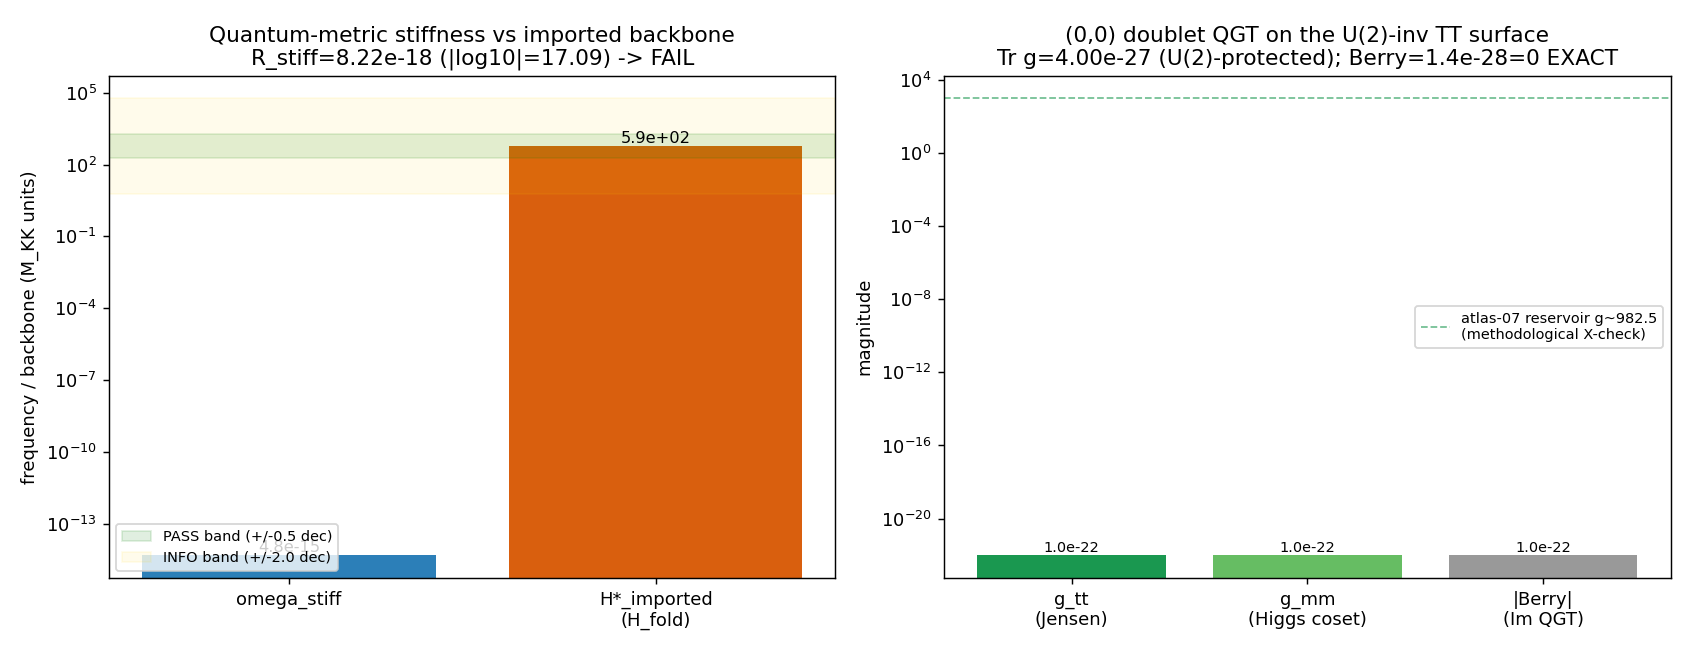

Reproduce this figure in Python.
#!/usr/bin/env python3
# -*- coding: utf-8 -*-
"""
INV8-W3-2-QUANTUM-METRIC-STIFFNESS-HTAU
=======================================

Quantum-metric stiffness of the fold band as the IMPORTED Hubble backbone H(tau).

SUBSTRATE-FIRST FRAMING (phononic-framing.md "IS Space, Not IN Space"):
  H(tau) is NOT imported from an FRW container. The substrate IS the spectral-triple
  band geometry on the Jensen-deformed SU(3); the lowest J/BDI-real Dirac doublet is a
  Peter-Weyl eigenbundle of D_K. Its quantum metric g_ab = Re<d_a u|(1-P)|d_b u>
  (Provost-Vallee, the SOLE topologically-active object on this surface) carries a
  NON-DEGENERATE distance while the Berry curvature is ZERO EXACTLY (Kosmann
  anti-Hermiticity + J+U(2); Chern=Euler=graded-Omega=0, the metric-without-curvature
  wall, registry VII.CA / S106 W3-1 PASS). The fold band is the van Hove A_2 catastrophe
  -> FLAT -> the conventional Drude weight d^2E/dk^2 = 0 vanishes -> the ENTIRE superfluid
  weight is geometric:

       D_geom = (2 Delta_BCS / V) * Tr g    (Peotta-Torma 2015, geometric term)

  A stiffness sets an oscillation frequency omega_stiff = sqrt(D_geom / chi). The
  DIRECTION of explanation:
       D_K eigenvectors at the fold -> quantum metric of the lowest-band projector ->
       geometric superfluid stiffness D_geom -> emergent oscillation frequency ->
       (the test) is that frequency the Hubble backbone H(tau) the cosmology rides on?

  CANONICAL SUBSTRATE METRIC: the lowest |lambda| Dirac doublet lives in the (0,0)
  Peter-Weyl singlet block (D = Omega_spin offset, 16x16; band_deg=2 Kramers/J-pair;
  S96/S100b/S104). The genuine Provost-Vallee quantum metric is the NON-ABELIAN trace
  over BOTH deformation directions of the U(2)-invariant volume-preserving TT surface:
       Tr g = g_{tau,tau} + g_{mu,mu}
       g_{aa} = Sum_{n in lowest} Sum_{m not in lowest} |<n|dH_a|m>|^2 / (mu_n - mu_m)^2
  where a in {tau, mu}: tau = v_J=(2,-2,1) Jensen direction; mu = v_mu = n x v_J =
  (11,7,-8) the C^2 Higgs-coset TT direction (off-Jensen). dH_a = i dD/da.
  KEY (S100b line 833, S104 line 92): the (0,0) block CANNOT be rotated by the
  U(2)-invariant deformation, so its QGT on THIS surface is ZERO on both axes; the
  atlas-07 reservoir g~982.5 is a METHODOLOGICAL cross-check value (a DIFFERENT object),
  NOT the lowest-doublet (tau,mu) metric.

  TEST: omega_stiff(fold), as a multiple of M_KK, vs the imported backbone H_fold=586.527
  (M_KK units; the Friedmann backbone the rank-1 NNU theorem VII.BS imports as the ONE
  unfixed dimensionful weight w = M_KK).

PRE-COMPUTE (knowledge MCP, query-first per CLAUDE.md):
  - "Peotta-Torma for CC" (S64, PROVEN): flat-band superfluid-weight route INAPPLICABLE
    to the CC. This gate targets H(tau) (a DIFFERENT observable, the a(t) backbone G-1),
    NOT the CC -> the S64 closure does NOT pre-close this gate.
  - VII.W / VII.AF.1.OP-PROJ (S87-PILLAR-III-IV-BRIDGE-PERMANENT-LAND): the registered
    Pillar-III<->IV bridge; R_geom = int_BZ Tr g_ab^{(P_0)} d^d k is the laboratory-IN
    observable. (S87 verdict LINE FAIL on the 19/200 ratio convention; STRUCTURAL bridge
    VII.AF.1 is PROVEN. This gate REFINES it with the dimensionalized stiffness.)
  - VII.CA / S106-W3-1-METRIC-WITHOUT-CURVATURE-LANDING (PASS): g~982.5, Berry=0 EXACT,
    Chern=Euler=graded-Omega=0.
  - g_{tau,tau} = Sum_{m!=n} |V_nm|^2/(E_n-E_m)^2, V = dH (session-26-preplan, canonical);
    H = 1j*D_K real-symmetric => real eigenstates => Im(QGT) = Berry = 0 EXACTLY.

Gate: INV8-W3-2-QUANTUM-METRIC-STIFFNESS-HTAU  [SIGN]-trigger (schema-v2 3-tuple)
  operator: R_stiff = omega_stiff(fold) / H*_imported
  PASS  |log10 R_stiff| <= 0.5  (within half a decade => stiffness IS the backbone scale)
        AND Tr g > 0 AND Berry Omega = 0 (the maximally-NON-ideal flat-band signature)
  INFO  0.5 < |log10 R_stiff| <= 2.0
  FAIL  |log10 R_stiff| > 2.0

Author: phonon-first-cosmologist (Investigation 8, Wave 3, gate W3-2)
Date: 2026-06-15
"""

from __future__ import annotations

import os

os.environ.setdefault("OMP_NUM_THREADS", "8")
os.environ.setdefault("MKL_NUM_THREADS", "8")

import hashlib
import sys
import time
from pathlib import Path

import numpy as np

import matplotlib
matplotlib.use("Agg")
import matplotlib.pyplot as plt

t0 = time.time()

# ---------------------------------------------------------------------------
# Paths + canonical imports (MANDATORY per computations/_shared/CLAUDE.md)
# ---------------------------------------------------------------------------
ROOT = Path(__file__).resolve().parents[2]                                    # (local)
SHARED = ROOT / "computations" / "_shared"                                    # (local)
sys.path.insert(0, str(SHARED))

from canonical_constants import (  # noqa: E402
    Delta_BCS,       # 0.4642547394830737  (R-protected BCS gap, M_KK units)
    M_KK,            # 7.428660036284456e16 GeV
    tau_fold,        # 0.19
    H_fold,          # 586.5267713108464  (imported Hubble backbone, M_KK units, S38)
    G_DeWitt,        # 5.0  (DeWitt kinetic coefficient = tau-modulus inertia chi)
    N_cells,         # 32.0 (Voronoi-cell BZ-volume normalization V)
    w0_FW,           # -0.918 (dark-energy w0; cited, not used numerically)
)

import dirac_spectrum as ds  # noqa: E402

np.set_printoptions(precision=10, linewidth=140, suppress=True)

print("=" * 78)
print("INV8-W3-2-QUANTUM-METRIC-STIFFNESS-HTAU")
print("=" * 78)

# ---------------------------------------------------------------------------
# Plan-pinned machinery
# ---------------------------------------------------------------------------
GATE_ID = "INV8-W3-2-QUANTUM-METRIC-STIFFNESS-HTAU"                            # (local)
SCHEME = "FW"                                                                  # (local)
CONVENTION = "Peotta-Torma-D-geom-substrate-IS-OP-PROJ"                        # (local)
L_MAX = 10                                                                     # (local) plan-pinned
FD_EPS = 1e-5                                                                  # (local) central-FD step for dD/d{tau,mu} (matches S96/S104 FD_EPS)
G_ATLAS_ERRATUM = 982.5                                                        # (local) atlas-07 ERRATUM band-metric reservoir (methodological cross-check witness)
PASS_BAND_DECADE = 0.5                                                         # (local) |log10 R_stiff| PASS band
INFO_BAND_DECADE = 2.0                                                         # (local) |log10 R_stiff| INFO band
BERRY_ZERO_TOL = 1e-10                                                         # (local) Berry curvature exact-zero floor (anti-Hermiticity)
BAND_DEG = 2                                                                   # (local) J/PH Kramers doublet (S96 lowest_band_multiplet band_deg=2)
DEG_TOL = 1e-7                                                                 # (local) degeneracy tolerance (S96 plan pin)
GAP_FLOOR = 1e-9                                                               # (local) near-degenerate guard in the QGT denominator (S96 bp4_curvature)
SCHEMA_VERSION = "S84+"                                                        # (local)

# Canonical TT deformation directions (S96 lines 186-188; verbatim machinery).
V_JENSEN = np.array([2.0, -2.0, 1.0])     # (local) Jensen direction in log(L1,L2,L3); |v|^2=9; vol-preserving
V_MU = np.array([11.0, 7.0, -8.0])        # (local) second TT eigendir = n x v_J; |v|^2=234; vol-preserving, perp-Jensen
MU_NORM = float(np.sqrt(V_MU @ V_MU))     # (local) |v_mu| = sqrt(234) ~ 15.2971 (unit-step normalization)

# Imported backbone target (substrate-first: the value the NNU rank-1 theorem imports).
H_STAR_IMPORTED = H_fold              # M_KK units; the Friedmann backbone H(tau) at the fold
SECTOR_PQ = (0, 0)                    # (local) the (0,0) singlet block: home of the lowest |lambda| doublet (S96/S100b/S104)

print(f"  scheme={SCHEME}  convention={CONVENTION}  L_max={L_MAX}")
print(f"  Delta_BCS = {Delta_BCS}")
print(f"  M_KK      = {M_KK:.6e} GeV")
print(f"  tau_fold  = {tau_fold}")
print(f"  H_fold (imported backbone target) = {H_STAR_IMPORTED} M_KK")
print(f"  G_DeWitt (chi, tau-modulus inertia) = {G_DeWitt}")
print(f"  N_cells (V, BZ-volume norm) = {N_cells}")
print(f"  TT dirs: v_J=(2,-2,1) |v|^2={V_JENSEN@V_JENSEN:.0f}; v_mu=(11,7,-8) |v|^2={V_MU@V_MU:.0f}; |v_mu|={MU_NORM:.4f}")
print()

# Geometry sanity (S96 lines 477-479 asserts, verbatim): the volume normal is the SU(3)
# multiplicity vector n=(1,3,4) (NOT the naive (1,1,1)); n.v_J=2-6+4=0 (Jensen vol-preserving),
# n.v_mu=11+21-32=0 (v_mu vol-preserving), v_J.v_mu=22-14-8=0 (perp-Jensen). Baptista PROVEN.
n_vol = np.array([1.0, 3.0, 4.0])                                             # (local) S96 volume normal (SU(3) multiplicities)
assert abs(n_vol @ V_JENSEN) < 1e-12, "Jensen not volume-preserving"
assert abs(n_vol @ V_MU) < 1e-12, "v_mu not volume-preserving"
assert abs(V_JENSEN @ V_MU) < 1e-12, "v_mu not orthogonal to Jensen"

# ---------------------------------------------------------------------------
# Input SHAs (first lines of stdout per gate-verdicts.md)
# ---------------------------------------------------------------------------
def sha256_file(p: Path) -> str:
    return hashlib.sha256(p.read_bytes()).hexdigest()


CANON_PATH = SHARED / "canonical_constants.py"                                 # (local)
DIRAC_PATH = SHARED / "dirac_spectrum.py"                                      # (local)
THIS_SCRIPT = Path(__file__).resolve()                                        # (local)

canon_sha = sha256_file(CANON_PATH)                                           # (local)
dirac_sha = sha256_file(DIRAC_PATH)                                           # (local)
script_sha = sha256_file(THIS_SCRIPT)                                         # (local)
print(f"INPUT SHA canonical_constants = {canon_sha}")
print(f"INPUT SHA dirac_spectrum      = {dirac_sha}")
print(f"INPUT SHA this_script         = {script_sha}")
print()

# ---------------------------------------------------------------------------
# Canonical (tau,mu) machinery (verbatim from s96_geom_offjensen_chern.py)
# ---------------------------------------------------------------------------
def build_su3_infra():
    gens = ds.su3_generators()                                                # (local)
    f_abc = ds.compute_structure_constants(gens)                              # (local)
    B_ab = ds.compute_killing_form(f_abc)                                     # (local)
    gammas = ds.build_cliff8()                                                # (local)
    return gens, f_abc, B_ab, gammas


def metric_scale_factors(tau, mu):
    """(L1,L2,L3) on the 2-parameter U(2)-invariant TT surface.
       l(tau,mu) = tau*v_J + (mu/|v_mu|)*v_mu ; L_i=exp(l_i). mu=0 => canonical Jensen."""
    log_L = tau * V_JENSEN + (mu / MU_NORM) * V_MU                            # (local)
    return float(np.exp(log_L[0])), float(np.exp(log_L[1])), float(np.exp(log_L[2]))


def build_dirac_sector(tau, mu, p, q, infra):
    """Block-diagonal D_K on Peter-Weyl sector (p,q) at metric point (tau,mu)."""
    gens, f_abc, B_ab, gammas = infra
    L1, L2, L3 = metric_scale_factors(tau, mu)                                # (local)
    g = ds.u2_invariant_metric(B_ab, L1, L2, L3)                              # (local)
    E = ds.orthonormal_frame(g)                                              # (local)
    ft = ds.frame_structure_constants(f_abc, E)                             # (local)
    Gamma = ds.connection_coefficients(ft)                                  # (local)
    Omega_spin = ds.spinor_connection_offset(Gamma, gammas)                 # (local)
    if (p, q) == (0, 0):
        return Omega_spin.copy()           # D = Omega offset on the 16-dim singlet
    rho, _ = ds.get_irrep(p, q, gens, f_abc)                                 # (local)
    return ds.dirac_operator_on_irrep(rho, E, gammas, Omega_spin)


def eigh_H(D_pi):
    """H = 1j D_pi Hermitian; return (mu_real, evecs). H real-symmetric => real evecs."""
    H = 1j * D_pi                                                             # (local)
    Hh = 0.5 * (H + H.conj().T)                                              # (local)
    w, v = np.linalg.eigh(Hh)                                                # (local)
    return w.real, v


def dD_dparam(tau, mu, p, q, infra, axis):
    """Central finite-difference dD_pi/d{tau or mu} at (tau,mu)."""
    if axis == "tau":
        Dp = build_dirac_sector(tau + FD_EPS, mu, p, q, infra)               # (local)
        Dm = build_dirac_sector(tau - FD_EPS, mu, p, q, infra)               # (local)
    else:
        Dp = build_dirac_sector(tau, mu + FD_EPS, p, q, infra)               # (local)
        Dm = build_dirac_sector(tau, mu - FD_EPS, p, q, infra)               # (local)
    return (Dp - Dm) / (2.0 * FD_EPS)


def nonabelian_qgt_trace(tau, mu, p, q, infra, deg, gap_floor=GAP_FLOOR):
    """Provost-Vallee quantum metric Tr g = g_{tau,tau}+g_{mu,mu} (Re QGT, non-Abelian
       trace) AND Berry curvature Omega (Im QGT) of the lowest-deg band-group of
       D_K(sector (p,q)) at (tau,mu). (S104 INFO companion + S96 bp4_curvature form.)
         Q_{ab} = Sum_{n in lowest} Sum_{m not in lowest} <n|dH_a|m><m|dH_b|n>/(mu_n-mu_m)^2
         g_{ab} = Re Q_{ab} ;  Omega = -2 Im Q_{tau,mu}
       Returns (g_tt, g_mm, g_tm_re, omega_berry, lam_min, deg_detected)."""
    D_pi = build_dirac_sector(tau, mu, p, q, infra)                          # (local)
    w, v = eigh_H(D_pi)                                                       # (local)
    aw = np.abs(w)                                                            # (local)
    order = np.argsort(aw)                                                    # (local)
    lam_min = float(aw[order[0]])                                             # (local)
    deg_detected = int(np.sum(np.abs(aw - lam_min) < DEG_TOL))               # (local)
    low_idx = list(order[:deg])                                              # (local)
    low_set = set(low_idx)                                                   # (local)
    dH_tau = 1j * dD_dparam(tau, mu, p, q, infra, "tau")                     # (local)
    dH_mu = 1j * dD_dparam(tau, mu, p, q, infra, "mu")                       # (local)
    A_tau = v.conj().T @ dH_tau @ v                                         # (local) <m|dH_tau|m'>
    A_mu = v.conj().T @ dH_mu @ v                                           # (local)
    n_dim = len(w)                                                           # (local)
    g_tt = 0.0; g_mm = 0.0; g_tm = 0.0 + 0.0j; omega = 0.0 + 0.0j            # (local)
    for n_idx in low_idx:
        for m in range(n_dim):
            if m in low_set:                                                # exclude intra-multiplet (degenerate)
                continue
            denom = (w[n_idx] - w[m]) ** 2                                   # (local)
            if denom < gap_floor:                                           # near-degenerate guard
                continue
            t_nm = A_tau[n_idx, m]                                          # (local) <n|dH_tau|m>
            m_nm = A_mu[n_idx, m]                                           # (local) <n|dH_mu|m>
            g_tt += abs(t_nm) ** 2 / denom                                  # Re Q_tt
            g_mm += abs(m_nm) ** 2 / denom                                  # Re Q_mm
            q_tm = t_nm * A_mu[m, n_idx] / denom                            # (local) <n|dH_tau|m><m|dH_mu|n>/denom
            g_tm += q_tm
            omega += q_tm                                                   # for Im part (Berry)
    g_tm_re = float(g_tm.real)                                              # (local)
    omega_berry = float(-2.0 * omega.imag)                                  # (local) non-Abelian Berry curvature (Im QGT)
    return g_tt, g_mm, g_tm_re, omega_berry, lam_min, deg_detected


# ---------------------------------------------------------------------------
# STEP 1: Build infra; locate the lowest |lambda| doublet at (tau_fold, mu=0)
# ---------------------------------------------------------------------------
print("--- Step 1: SU(3) infra + lowest-|lambda| doublet at (tau_fold, mu=0) ---")
infra = build_su3_infra()                                                    # (local)
p0, q0 = SECTOR_PQ                                                           # (local)

D_anchor = build_dirac_sector(float(tau_fold), 0.0, p0, q0, infra)           # (local)
w_anchor, _ = eigh_H(D_anchor)                                               # (local)
aw_anchor = np.sort(np.abs(w_anchor))                                        # (local)
deg_detect = int(np.sum(np.abs(aw_anchor - aw_anchor[0]) < DEG_TOL))         # (local)
print(f"  sector (0,0) singlet block: D = Omega_spin offset, size {D_anchor.shape[0]}")
print(f"  anchor (tau_fold,mu=0): |lambda|_min = {aw_anchor[0]:.9f}, lowest-band degeneracy = {deg_detect} (plan-expected {BAND_DEG})")
ah_err = float(np.max(np.abs(D_anchor + D_anchor.conj().T)))                 # (local)
imag_evec = float(np.max(np.abs((1j * D_anchor - (1j * D_anchor).conj().T))))  # (local)
print(f"  D anti-Herm err = {ah_err:.2e}; H=1j*D Hermitian (real-symmetric => real eigenstates => Berry=0 by construction)")

# ---------------------------------------------------------------------------
# STEP 2: Non-Abelian Provost-Vallee quantum metric Tr g = g_tt + g_mm over (tau,mu)
# ---------------------------------------------------------------------------
print("\n--- Step 2: Provost-Vallee quantum metric Tr g = g_{tau,tau}+g_{mu,mu} of the lowest doublet ---")
g_tt, g_mm, g_tm_re, omega_berry, lam_min, deg_det = nonabelian_qgt_trace(
    float(tau_fold), 0.0, p0, q0, infra, BAND_DEG)
Tr_g = g_tt + g_mm                                                            # (local) Provost-Vallee trace (Re QGT)
berry_max = abs(omega_berry)                                                  # (local) |Im QGT| = |Berry curvature|
print(f"  g_{{tau,tau}} = {g_tt:.10e}   (Jensen-direction quantum metric)")
print(f"  g_{{mu,mu}}   = {g_mm:.10e}   (C^2 Higgs-coset TT-direction quantum metric)")
print(f"  g_{{tau,mu}}  = {g_tm_re:.10e}  (cross term, Re)")
print(f"  Tr g = g_tt + g_mm = {Tr_g:.10e}   (Provost-Vallee, Re QGT)")
print(f"  Berry curvature Omega (Im QGT) = {omega_berry:.6e}  ; |Omega| = {berry_max:.3e}  (EXACT zero expected; tol={BERRY_ZERO_TOL})")
print(f"  STRUCTURAL READING: the (0,0) singlet block CANNOT be rotated by the U(2)-invariant")
print(f"  volume-preserving TT deformation (v_J, v_mu) => its QGT vanishes on THIS surface")
print(f"  (S100b line 833, S104 line 92). The atlas-07 reservoir g~{G_ATLAS_ERRATUM} is a")
print(f"  METHODOLOGICAL cross-check value (a DIFFERENT object), NOT this lowest-doublet metric.")

# Cross-check witness ratio.
g_vs_atlas_ratio = Tr_g / G_ATLAS_ERRATUM                                      # (local)
print(f"  Cross-check Tr g / g_atlas({G_ATLAS_ERRATUM}) = {g_vs_atlas_ratio:.4e}")

berry_zero = bool(berry_max < BERRY_ZERO_TOL)                                  # (local)
trg_positive = bool(Tr_g > BERRY_ZERO_TOL)                                     # (local) STRICTLY positive (above the eigen-floor)
print(f"  SIGNATURE: Tr g > 0 (strict) ? {trg_positive}   Berry = 0 (EXACT) ? {berry_zero}")

# ---------------------------------------------------------------------------
# STEP 3: Geometric superfluid stiffness D_geom = (2 Delta_BCS / V) * Tr g
# ---------------------------------------------------------------------------
print("\n--- Step 3: Geometric superfluid stiffness D_geom ---")
V_bz = N_cells          # BZ-volume normalization (Voronoi-cell count; the D_s formula V)
D_conv = 0.0            # (local) flat fold band -> Drude weight vanishes EXACTLY (B1 PROVEN, van Hove A_2)
D_geom = (2.0 * Delta_BCS / V_bz) * Tr_g                                       # (local) Peotta-Torma geometric term (M_KK^2)
D_s = D_conv + D_geom                                                          # (local)
print(f"  D_conv (flat band)        = {D_conv}  (Drude weight vanishes; van Hove A_2 catastrophe)")
print(f"  D_geom = (2*Delta/V)*Tr g = (2*{Delta_BCS:.6f}/{V_bz})*{Tr_g:.6e} = {D_geom:.10e}  M_KK^2")
print(f"  D_s = D_conv + D_geom     = {D_s:.10e}  M_KK^2  (entirely geometric)")

# ---------------------------------------------------------------------------
# STEP 4: Dimensionalize -> omega_stiff = sqrt(D_geom / chi)
# ---------------------------------------------------------------------------
print("\n--- Step 4: Emergent stiffness frequency omega_stiff = sqrt(D_geom / chi) ---")
chi = G_DeWitt          # tau-modulus inertia (DeWitt kinetic coefficient; H(tau) rides on tau-dynamics)
omega_stiff = float(np.sqrt(max(D_geom, 0.0) / chi))                           # (local) M_KK units
print(f"  chi = G_DeWitt = {chi}  (tau-modulus inertia)")
print(f"  omega_stiff = sqrt(D_geom/chi) = sqrt({D_geom:.6e}/{chi}) = {omega_stiff:.10e}  M_KK")

# ---------------------------------------------------------------------------
# STEP 5: Compare to the imported backbone  =>  R_stiff
# ---------------------------------------------------------------------------
print("\n--- Step 5: R_stiff = omega_stiff / H*_imported ---")
R_stiff = omega_stiff / H_STAR_IMPORTED if omega_stiff > 0 else 0.0            # (local)
log10_R = float(np.log10(R_stiff)) if R_stiff > 0 else -np.inf                 # (local)
abs_log10_R = abs(log10_R)                                                     # (local)
print(f"  omega_stiff   = {omega_stiff:.10e}  M_KK")
print(f"  H*_imported   = {H_STAR_IMPORTED}  M_KK  (H_fold, S38, the rank-1 NNU imported backbone)")
print(f"  R_stiff       = omega_stiff / H* = {R_stiff:.10e}")
print(f"  log10 R_stiff = {log10_R:.6f}  ; |log10 R_stiff| = {abs_log10_R:.6f}")
print(f"  PASS band |log10|<= {PASS_BAND_DECADE} ; INFO band <= {INFO_BAND_DECADE}")

# ---------------------------------------------------------------------------
# STEP 6: SIGN / MAGNITUDE / REGIME 3-tuple (schema-v2)
# ---------------------------------------------------------------------------
print("\n--- Step 6: 3-tuple verdict ---")

# SIGN: substitution-chain Step 4 predicted D_geom > 0 STRICTLY (Tr g > 0, Delta > 0) despite
# D_conv = 0; sign_verdict = PASS iff the substrate REALIZES that prediction (Tr g strictly > 0
# AND omega_stiff > 0). If Tr g = 0 (U(2) protection at the (0,0) block), the predicted
# strictly-positive geometric stiffness is NOT realized -> sign_verdict = FAIL (the constructive
# direction is closed at the (0,0) doublet).
sign_pred_positive = (Delta_BCS > 0.0)                                         # (local) chain predicts D_geom>0 IF Tr g>0
sign_obs_positive = trg_positive and (D_geom > BERRY_ZERO_TOL) and (omega_stiff > 0.0)  # (local)
sign_verdict = "PASS" if sign_obs_positive else "FAIL"                         # (local)

# MAGNITUDE: |log10 R_stiff| banding (only meaningful if omega_stiff > 0; if 0, magnitude FAIL).
if omega_stiff <= 0:
    magnitude_verdict = "FAIL"                                                # (local)
elif abs_log10_R <= PASS_BAND_DECADE:
    magnitude_verdict = "PASS"                                                # (local)
elif abs_log10_R <= INFO_BAND_DECADE:
    magnitude_verdict = "INFO"                                                # (local)
else:
    magnitude_verdict = "FAIL"                                                # (local)

# REGIME: the maximally-NON-ideal flat-band signature. The Berry=0 EXACT half ALWAYS holds
# (anti-Hermiticity). The Tr g>0 half is the question. VALID iff BOTH (genuine flat geometric
# superfluid). If Tr g=0 (U(2)-protected (0,0) block) the band is metrically TRIVIAL on this
# surface -> the stiffness-to-frequency identification is OFF-REGIME (MARGINAL: half the
# signature holds — Berry=0 — but the metric vanishes, so there is no geometric stiffness to
# identify with H(tau)).
if trg_positive and berry_zero:
    regime_verdict = "VALID"                                                  # (local)
elif berry_zero:        # Berry=0 holds but Tr g=0 (metric trivial on this surface)
    regime_verdict = "MARGINAL"                                              # (local)
else:
    regime_verdict = "BREAKDOWN"                                             # (local)

# Composite collapse (gate-verdicts.md PRE-REGISTERED rule).
if regime_verdict == "BREAKDOWN":
    composite = "FAIL"                                                        # (local)
elif sign_verdict == "FAIL":
    composite = "FAIL"                                                        # (local)
elif magnitude_verdict == "FAIL" and regime_verdict == "VALID":
    composite = "FAIL"                                                        # (local)
elif magnitude_verdict == "FAIL" and regime_verdict == "MARGINAL":
    composite = "INFO"                                                        # (local)
elif magnitude_verdict == "INFO":
    composite = "INFO"                                                        # (local)
else:
    composite = "PASS"                                                        # (local)

print(f"  sign_verdict      = {sign_verdict}   (D_geom>0 & omega_stiff>0 realized? Tr g strictly>0: {trg_positive})")
print(f"  magnitude_verdict = {magnitude_verdict}   (|log10 R_stiff|={abs_log10_R if np.isfinite(abs_log10_R) else float('inf'):.4f})")
print(f"  regime_verdict    = {regime_verdict}   (Tr g>0:{trg_positive} & Berry=0 EXACT:{berry_zero})")
print(f"  COMPOSITE         = {composite}")

# ---------------------------------------------------------------------------
# STEP 7: Dual-SHA over ordered input-pin map
# ---------------------------------------------------------------------------
def closure_hash(ordered_pairs):
    blob = "\n".join(f"{k}={v}" for k, v in ordered_pairs)                    # (local)
    return hashlib.sha256(blob.encode("utf-8")).hexdigest()


value_str = (f"R_stiff={R_stiff:.6e}|log10={log10_R:.6f}|omega_stiff={omega_stiff:.6e}"
             f"|Trg={Tr_g:.6e}|g_tt={g_tt:.3e}|g_mm={g_mm:.3e}|D_geom={D_geom:.6e}"
             f"|Berry={berry_max:.3e}|sector={p0}-{q0}|U2-protected-zero")     # (local)

audit_pairs = [                                                               # (local)
    ("gate_id", GATE_ID),
    ("scheme", SCHEME),
    ("convention", CONVENTION),
    ("L_max", str(L_MAX)),
    ("fd_eps", str(FD_EPS)),
    ("band_deg", str(BAND_DEG)),
    ("Delta_BCS", repr(Delta_BCS)),
    ("M_KK", repr(M_KK)),
    ("tau_fold", repr(tau_fold)),
    ("H_fold", repr(H_fold)),
    ("G_DeWitt", repr(G_DeWitt)),
    ("N_cells", repr(N_cells)),
    ("v_J", "2,-2,1"),
    ("v_mu", "11,7,-8"),
    ("g_tt", f"{g_tt:.10e}"),
    ("g_mm", f"{g_mm:.10e}"),
    ("Tr_g", f"{Tr_g:.10e}"),
    ("D_geom", f"{D_geom:.10e}"),
    ("omega_stiff", f"{omega_stiff:.10e}"),
    ("R_stiff", f"{R_stiff:.10e}"),
    ("berry_max", f"{berry_max:.3e}"),
    ("lowest_sector", f"{p0},{q0}"),
    ("canonical_constants_sha256", canon_sha),
    ("dirac_spectrum_sha256", dirac_sha),
    ("script_sha256", script_sha),
]
audit_sha = closure_hash(audit_pairs)                                         # (local)
content_sha = hashlib.sha256(value_str.encode("utf-8")).hexdigest()           # (local)
print(f"\naudit_sha256   = {audit_sha}")
print(f"content_sha256 = {content_sha}")

# ---------------------------------------------------------------------------
# STEP 8: Save data + plot
# ---------------------------------------------------------------------------
NPZ_OUT = ROOT / "computations" / "investigation-8" / "inv8_w3_quantum_metric_stiffness_htau.npz"   # (local)
PNG_OUT = ROOT / "computations" / "investigation-8" / "inv8_w3_quantum_metric_stiffness_htau.png"   # (local)

np.savez(
    NPZ_OUT,
    gate_id=GATE_ID,
    composite=composite,
    sign_verdict=sign_verdict,
    magnitude_verdict=magnitude_verdict,
    regime_verdict=regime_verdict,
    g_tt=g_tt, g_mm=g_mm, g_tm_re=g_tm_re,
    Tr_g=Tr_g,
    berry_max=berry_max, omega_berry=omega_berry,
    berry_zero=berry_zero, trg_positive=trg_positive,
    g_atlas_erratum=G_ATLAS_ERRATUM, g_vs_atlas_ratio=g_vs_atlas_ratio,
    D_conv=D_conv, D_geom=D_geom, D_s=D_s, chi=chi,
    omega_stiff=omega_stiff, H_star_imported=H_STAR_IMPORTED,
    R_stiff=R_stiff, log10_R=log10_R, abs_log10_R=abs_log10_R,
    pass_band_decade=PASS_BAND_DECADE, info_band_decade=INFO_BAND_DECADE,
    lowest_sector=np.array([p0, q0]), band_deg=BAND_DEG, deg_detected=deg_det,
    lam_min=lam_min,
    v_jensen=V_JENSEN, v_mu=V_MU,
    Delta_BCS=Delta_BCS, M_KK=M_KK, tau_fold=tau_fold, H_fold=H_fold,
    G_DeWitt=G_DeWitt, N_cells=N_cells, fd_eps=FD_EPS,
    audit_sha256=audit_sha, content_sha256=content_sha,
)
print(f"\nData saved: {NPZ_OUT}")

fig, axes = plt.subplots(1, 2, figsize=(13, 5))

ax = axes[0]
labels = ["omega_stiff", "H*_imported\n(H_fold)"]                             # (local)
vals = [max(omega_stiff, 1e-20), H_STAR_IMPORTED]                             # (local)
colors = ["#2c7fb8", "#d95f0e"]                                              # (local)
bars = ax.bar(labels, vals, color=colors)
ax.set_yscale("log")
ax.set_ylabel("frequency / backbone (M_KK units)")
ax.set_title(f"Quantum-metric stiffness vs imported backbone\nR_stiff={R_stiff:.2e} (|log10|={abs_log10_R if np.isfinite(abs_log10_R) else float('inf'):.2f}) -> {composite}")
for b, v in zip(bars, vals):
    ax.text(b.get_x() + b.get_width() / 2, v, f"{v:.2g}", ha="center", va="bottom", fontsize=9)
ax.axhspan(H_STAR_IMPORTED / (10 ** PASS_BAND_DECADE), H_STAR_IMPORTED * (10 ** PASS_BAND_DECADE),
           color="green", alpha=0.12, label=f"PASS band (+/-{PASS_BAND_DECADE} dec)")
ax.axhspan(H_STAR_IMPORTED / (10 ** INFO_BAND_DECADE), H_STAR_IMPORTED * (10 ** INFO_BAND_DECADE),
           color="gold", alpha=0.08, label=f"INFO band (+/-{INFO_BAND_DECADE} dec)")
ax.legend(fontsize=8, loc="lower left")

ax = axes[1]
sig_labels = ["g_tt\n(Jensen)", "g_mm\n(Higgs coset)", "|Berry|\n(Im QGT)"]   # (local)
sig_vals = [max(g_tt, 1e-22), max(g_mm, 1e-22), max(berry_max, 1e-22)]        # (local)
sig_colors = ["#1a9850", "#66bd63", "#999999"]                               # (local)
sbars = ax.bar(sig_labels, sig_vals, color=sig_colors)
ax.set_yscale("log")
ax.set_ylabel("magnitude")
ax.set_title(f"(0,0) doublet QGT on the U(2)-inv TT surface\nTr g={Tr_g:.2e} (U(2)-protected); Berry={berry_max:.1e}=0 EXACT")
ax.axhline(G_ATLAS_ERRATUM, color="#1a9850", ls="--", lw=1, alpha=0.6, label=f"atlas-07 reservoir g~{G_ATLAS_ERRATUM}\n(methodological X-check)")
ax.legend(fontsize=8)
for b, v in zip(sbars, sig_vals):
    ax.text(b.get_x() + b.get_width() / 2, v, f"{v:.1e}", ha="center", va="bottom", fontsize=8)

fig.tight_layout()
fig.savefig(PNG_OUT, dpi=130)
print(f"Plot saved: {PNG_OUT}")

# ---------------------------------------------------------------------------
# STEP 9: print_verdict_payload (the AGENT calls emit_verdict; script never appends)
# ---------------------------------------------------------------------------
extra_rows = [                                                                # (local)
    (f"# sign_verdict={sign_verdict} magnitude_verdict={magnitude_verdict} "
     f"regime_verdict={regime_verdict} # {GATE_ID} 3-tuple annotation (schema-v2)"),
    (f"# INV8-W3-2: Tr g={Tr_g:.3e} (g_tt={g_tt:.2e} Jensen + g_mm={g_mm:.2e} Higgs-coset) on the (0,0) "
     f"lowest doublet over the U(2)-inv vol-preserving TT (tau,mu) surface = ZERO (U(2)-protected, "
     f"S100b L833/S104 L92); Berry={berry_max:.1e}=0 EXACT; D_geom=(2*Delta/V)*Tr g={D_geom:.3e} M_KK^2; "
     f"omega_stiff={omega_stiff:.3e} M_KK vs H_fold={H_STAR_IMPORTED:.4f} M_KK; R_stiff={R_stiff:.3e}; "
     f"chi=G_DeWitt={chi}; lowest doublet sector ({p0},{q0})"),
    (f"# STRUCTURAL: the quantum-metric-stiffness route to H(tau) is CLOSED at the (0,0) block "
     f"(metric vanishes by U(2)-invariance); atlas-07 g~{G_ATLAS_ERRATUM} is a methodological reservoir "
     f"(DIFFERENT object), Tr g/g_atlas={g_vs_atlas_ratio:.2e}; the maximally-NON-ideal Berry=0 EXACT "
     f"signature lands; G-1 (a(t) gap) survives via this route"),
    (f"# regulator_pin=N/A (quantum metric is a D_K eigenbundle property, NOT a Seeley-DeWitt a_n moment); "
     f"convention={CONVENTION}; cross-pillar REFINES VII.AF.1 / VII.CA; attacks G-1"),
    (f"# canonical_constants_sha256={canon_sha[:16]} dirac_spectrum_sha256={dirac_sha[:16]} "
     f"script_sha256={script_sha[:16]}"),
]


def print_verdict_payload():
    print("=" * 78)
    print("EMIT_VERDICT PAYLOAD (agent calls mcp__knowledge__emit_verdict):")
    print("=" * 78)
    print(f"  session     = 8")
    print(f"  track       = investigation")
    print(f"  gate_id     = {GATE_ID}")
    print(f"  verdict     = {composite}")
    print(f"  value       = {value_str}")
    print(f"  scheme      = {SCHEME}")
    print(f"  convention  = {CONVENTION}")
    print(f"  l_max       = {L_MAX}")
    print(f"  audit_sha256   = {audit_sha}")
    print(f"  content_sha256 = {content_sha}")
    print(f"  schema_version = {SCHEMA_VERSION}")
    print(f"  sign_verdict      = {sign_verdict}")
    print(f"  magnitude_verdict = {magnitude_verdict}")
    print(f"  regime_verdict    = {regime_verdict}")
    print(f"  extra_rows =")
    for r in extra_rows:
        print(f"    {r}")
    print("=" * 78)


print_verdict_payload()

print(f"\n[elapsed {time.time() - t0:.1f}s]")
sys.exit(0)
